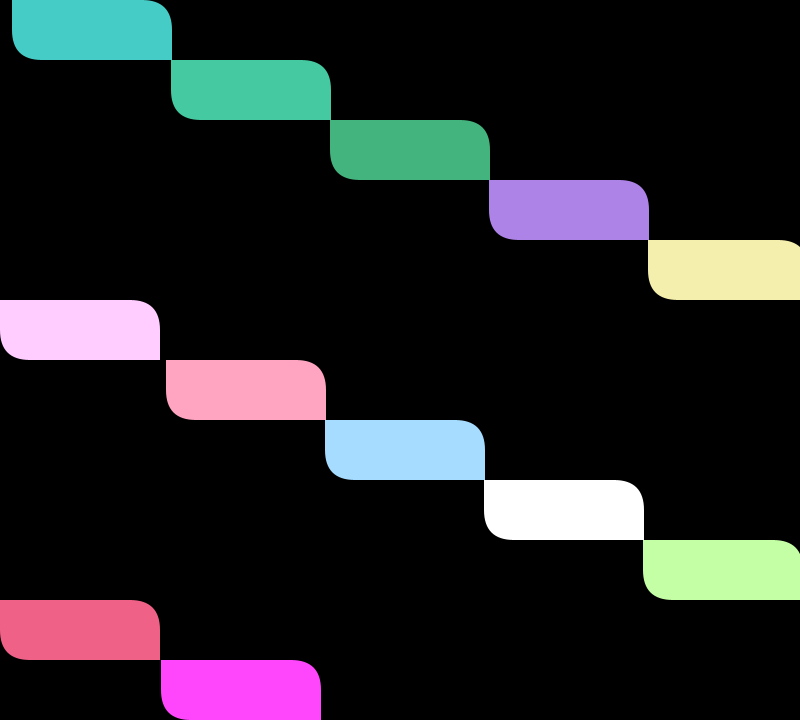
Frame 1 (no input)
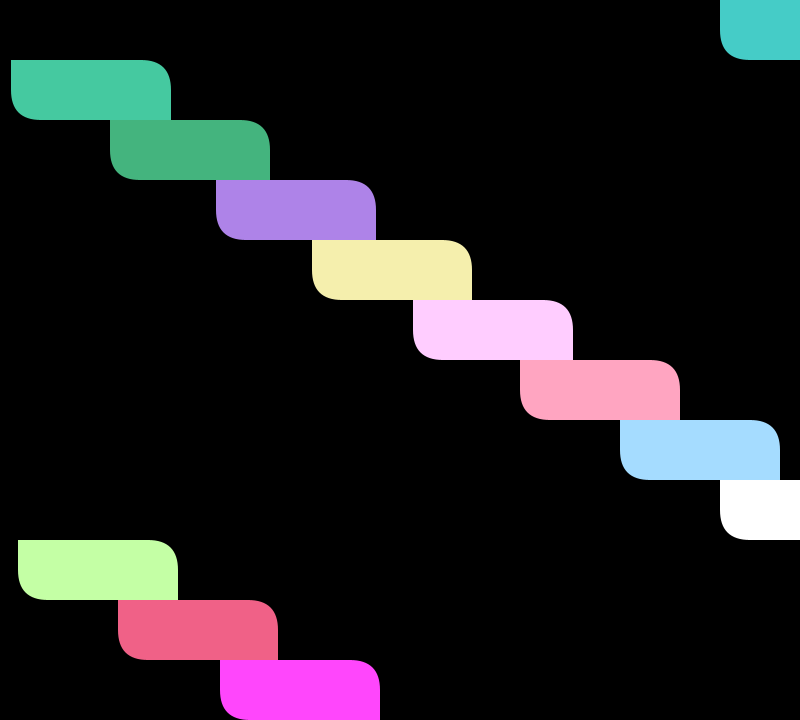
Frame 60 (the mouse pressed at the canvas centre just before this capture)
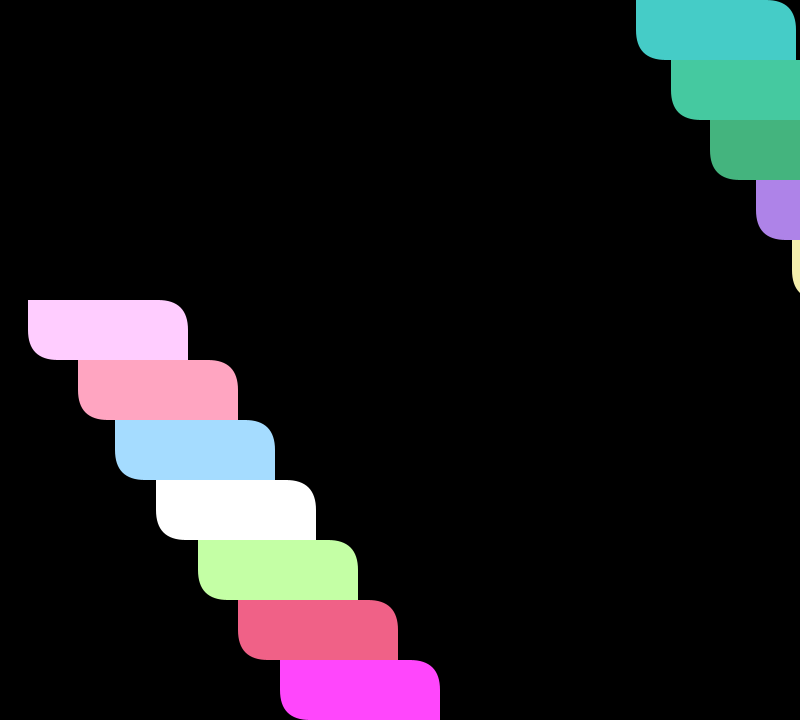
Frame 120 (the mouse held since frame 60 and released just before this capture)

The Processing sketch that drew these frames (run headless with seeded random() and noise(); from frame 60 on, the mouse is pressed at the canvas centre):

// Processing sketch: processing_110382
// ── processing_110382.pde


Object object1;
Object object2; 
Object object3;
Object object4; 
Object object5;
Object object6;
Object object7;
Object object8;
Object object9;
Object object10;
Object object11;
Object object12;




void setup() {
  size(800,720);
  object1 = new Object(color(69,204,199),0,0,12); // Parameters go inside the parentheses when the object is constructed.
  object2 = new Object(color(69,201,160),160,60,11);
  object3 = new Object(color(68,180,126),320,120,10);
  object4 = new Object(color(174,131,232),480,180,9);
  object5 = new Object(color(245,239,173),640,240,8);
  object6 = new Object(color(255,205,255),800,300,7);
  object7 = new Object(color(255,165,193),160,360,6);
  object8 = new Object(color(165,220,255),320,420,5);
  object9 = new Object(color(255,255,255),480,480,4);
  object10 = new Object(color(196,255,165),640,540,3);
  object11 = new Object(color(240,97,135),800,600,2);
  object12 = new Object(color(255,70,252),160,660,1);
 
}

void draw() {
  background(0);
  object1.move();
  object1.display();
  object2.move();
  object2.display();
  object3.move();
  object3.display();
  object4.move();
  object4.display();
  object5.move();
  object5.display();
  object6.move();
  object6.display();
  object7.move();
  object7.display();
  object8.move();
  object8.display();
  object9.move();
  object9.display();
  object10.move();
  object10.display();
  object11.move();
  object11.display();
  object12.move();
  object12.display();

}

class Object { // Even though there are multiple objects, we still only need one class. No matter how many cookies we make, only one cookie cutter is needed.Isnâ€™t object-oriented programming swell?
  color c;
  float xpos;
  float ypos;
  float xspeed;

  Object(color tempC, float tempXpos, float tempYpos, float tempXspeed) { // The Constructor is defined with arguments.
    c = tempC;
    xpos = tempXpos;
    ypos = tempYpos;
    xspeed = tempXspeed;
  }

  void display() {
    noStroke();
    fill(c);
    rect(xpos,ypos,160,60,0,100,0,100);
  }

  void move() {
    xpos = xpos + xspeed;
    if (xpos > width) {
      xpos = 0;
    }
  }
}
